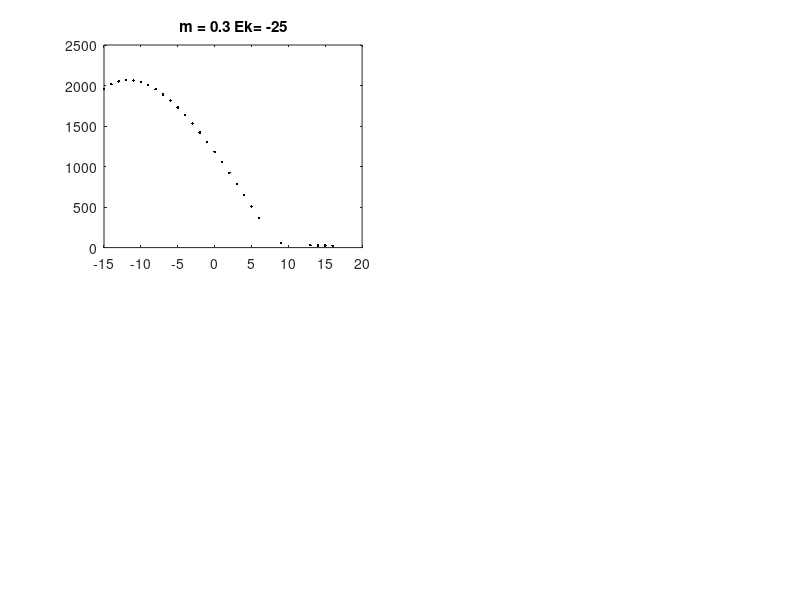

Write the MATLAB code that produced this figure. (Note: this script raises an error after producing the figure.)
TTFSVdsIrk_Ismpt5=load('TTFSVdsIrIsm0pt5Km20nm40T12000Irpt05topt8persec');
VdsIrk_Ismpt5=load('VdsIrIsm0pt5Km20nm40T12000Irpt05topt8persec');
NumPot=11;
NumRamps=16;
Vk=zeros(NumPot-2,1);
m=zeros(NumRamps,1);
for pot=3:NumPot
Vk(pot)=-20-2.5*(pot-1); 
end
for k = 1:NumRamps
m(k)=0.05+.05*(k-1);
end
eps=0.025;
VdsMax=19;
VdsMin=-15;
% VdsMax=10;
% VdsMin=-12;
indexVdsMax=find(VdsIrk_Ismpt5.VdsIrK(:,3,3,1)>VdsMax-eps & VdsIrk_Ismpt5.VdsIrK(:,3,3,1)<VdsMax+eps);
indexVdsMin=find(VdsIrk_Ismpt5.VdsIrK(:,3,3,1)>VdsMin-eps & VdsIrk_Ismpt5.VdsIrK(:,3,3,1)<VdsMin+eps);
if indexVdsMax > indexVdsMin
    indexVds1=indexVdsMin;
    indexVds2=indexVdsMax;
else
     indexVds2=indexVdsMin;
    indexVds1=indexVdsMax;
end
mwant1=0.3;
indexmk1=find(m>mwant1-eps & m<mwant1+eps);
mwant2=0.8;
indexmk2=find(m>mwant2-eps & m<mwant2+eps);
Ekwant1=-25;
indexEk1=find(Vk>Ekwant1-eps & Vk<Ekwant1+eps);
Ekwant2=-45;
indexEk2=find(Vk>Ekwant2-eps & Vk<Ekwant2+eps);



%save(['TTFSIsmpt5Ir',num2str(VdsIrk_Ismpt5.VdsIrK(1,indexmk,5,2))],fig1)
fig2=figure()
subplot(2,2,1)
plot(VdsIrk_Ismpt5.VdsIrK(indexVds1:indexVds2,indexmk1,indexEk1,1),TTFSVdsIrk_Ismpt5.TTFSVdsIrK(indexVds1:indexVds2,indexmk1,indexEk1),'k.')

title({['m = ', num2str(VdsIrk_Ismpt5.VdsIrK(1,indexmk1,indexEk1,2)*1e3),' Ek= ',num2str(VdsIrk_Ismpt5.VdsIrK(1,indexmk1,indexEk1,3))]})
eps=0.025;
s=0;
HitRsq=false;
 VdsMaxfit=5;
    VdsMinfit=0-(s-1)*1;
  
    indexVdsMaxfit=find(VdsIrk_Ismpt5.VdsIrK(:,3,3,1)>VdsMaxfit-eps & VdsIrk_Ismpt5.VdsIrK(:,3,3,1)<VdsMaxfit+eps);
    indexVdsMinfit=find(VdsIrk_Ismpt5.VdsIrK(:,3,3,1)>VdsMinfit-eps & VdsIrk_Ismpt5.VdsIrK(:,3,3,1)<VdsMinfit+eps);
    if indexVdsMaxfit > indexVdsMinfit
        indexVdsfit1=indexVdsMinfit;
        indexVdsfit2=indexVdsMaxfit;
    else
        indexVdsfit2=indexVdsMinfit;
        indexVdsfit1=indexVdsMaxfit;
    end

        [b,bint,r,rint,stats]=regress(TTFSVdsIrk_Ismpt5.TTFSVdsIrK(indexVdsfit1:indexVdsfit2,indexmk1,indexEk1,1),[ones(size(VdsIrk_Ismpt5.VdsIrK(indexVdsfit1:indexVdsfit2,indexmk1,indexEk1))) VdsIrk_Ismpt5.VdsIrK(indexVdsfit1:indexVdsfit2,indexmk1,indexEk1)]);
beginRsq=1;
while beginRsq >=0.99 &VdsMinfit > VdsMaxfit-10%& s<10%& HitRsq==false
    s=s+1;
    VdsMaxfit=5;
    VdsMinfit=0-(s-1)*1;
    indexVdsMaxfit=find(VdsIrk_Ismpt5.VdsIrK(:,3,3,1)>VdsMaxfit-eps & VdsIrk_Ismpt5.VdsIrK(:,3,3,1)<VdsMaxfit+eps);
    indexVdsMinfit=find(VdsIrk_Ismpt5.VdsIrK(:,3,3,1)>VdsMinfit-eps & VdsIrk_Ismpt5.VdsIrK(:,3,3,1)<VdsMinfit+eps);
    if indexVdsMaxfit > indexVdsMinfit
        indexVdsfit1=indexVdsMinfit;
        indexVdsfit2=indexVdsMaxfit;
    else
        indexVdsfit2=indexVdsMinfit;
        indexVdsfit1=indexVdsMaxfit;
    end
           [b,bint,r,rint,stats]=regress(TTFSVdsIrk_Ismpt5.TTFSVdsIrK(indexVdsfit1:indexVdsfit2,indexmk1,indexEk1,1),[ones(size(VdsIrk_Ismpt5.VdsIrK(indexVdsfit1:indexVdsfit2,indexmk1,indexEk1))) VdsIrk_Ismpt5.VdsIrK(indexVdsfit1:indexVdsfit2,indexmk1,indexEk1)]);
 
    beginRsq=stats(1);

end
    s=s-1;
    VdsMaxfit=5;
    VdsMinfit=0-(s-1)*1;
    indexVdsMaxfit=find(VdsIrk_Ismpt5.VdsIrK(:,3,3,1)>VdsMaxfit-eps & VdsIrk_Ismpt5.VdsIrK(:,3,3,1)<VdsMaxfit+eps);
    indexVdsMinfit=find(VdsIrk_Ismpt5.VdsIrK(:,3,3,1)>VdsMinfit-eps & VdsIrk_Ismpt5.VdsIrK(:,3,3,1)<VdsMinfit+eps);
    if indexVdsMaxfit > indexVdsMinfit
        indexVdsfit1=indexVdsMinfit;
        indexVdsfit2=indexVdsMaxfit;
    else
        indexVdsfit2=indexVdsMinfit;
        indexVdsfit1=indexVdsMaxfit;
    end
           [b,bint,r,rint,stats]=regress(TTFSVdsIrk_Ismpt5.TTFSVdsIrK(indexVdsfit1:indexVdsfit2,indexmk1,indexEk1,1),[ones(size(VdsIrk_Ismpt5.VdsIrK(indexVdsfit1:indexVdsfit2,indexmk1,indexEk1))) VdsIrk_Ismpt5.VdsIrK(indexVdsfit1:indexVdsfit2,indexmk1,indexEk1)]);
  
    hline = refline([b(2) b(1)]);
    set(hline,'Color','r','LineStyle','-.','LineWidth',2)
    maxTTFS=max(TTFSVdsIrk_Ismpt5.TTFSVdsIrK(indexVdsMax:indexVdsMin,indexmk1,indexEk1,1))
    hold on;
    plot(VdsIrk_Ismpt5.VdsIrK(indexVdsfit2,indexmk1,indexEk1),TTFSVdsIrk_Ismpt5.TTFSVdsIrK(indexVdsfit2,indexmk1,indexEk1,1),'LineStyle','None','MarkerSize',8,'Marker','*')
    ylim([0 maxTTFS*1.2])
      xlim([-20 12])
xlabel('V_{ds}^{out} (mv)')
ylabel('TTFS (ms)')
grid on;

subplot(2,2,4)
plot(VdsIrk_Ismpt5.VdsIrK(indexVds1:indexVds2,indexmk2,indexEk2,1),TTFSVdsIrk_Ismpt5.TTFSVdsIrK(indexVds1:indexVds2,indexmk2,indexEk2),'k.')
title({['m = ', num2str(VdsIrk_Ismpt5.VdsIrK(1,indexmk2,indexEk2,2)*1e3),' Ek= ',num2str(VdsIrk_Ismpt5.VdsIrK(1,indexmk2,indexEk2,3))]})
eps=0.025;
s=0;
HitRsq=false;
 VdsMaxfit=5;
    VdsMinfit=0-(s-1)*1;
    indexVdsMaxfit=find(VdsIrk_Ismpt5.VdsIrK(:,3,3,1)>VdsMaxfit-eps & VdsIrk_Ismpt5.VdsIrK(:,3,3,1)<VdsMaxfit+eps);
    indexVdsMinfit=find(VdsIrk_Ismpt5.VdsIrK(:,3,3,1)>VdsMinfit-eps & VdsIrk_Ismpt5.VdsIrK(:,3,3,1)<VdsMinfit+eps);
    if indexVdsMaxfit > indexVdsMinfit
        indexVdsfit1=indexVdsMinfit;
        indexVdsfit2=indexVdsMaxfit;
    else
        indexVdsfit2=indexVdsMinfit;
        indexVdsfit1=indexVdsMaxfit;
    end
        [b,bint,r,rint,stats]=regress(TTFSVdsIrk_Ismpt5.TTFSVdsIrK(indexVdsfit1:indexVdsfit2,indexmk2,indexEk2,1),[ones(size(VdsIrk_Ismpt5.VdsIrK(indexVdsfit1:indexVdsfit2,indexmk2,indexEk2))) VdsIrk_Ismpt5.VdsIrK(indexVdsfit1:indexVdsfit2,indexmk2,indexEk2)]);
beginRsq=1;
while beginRsq >=0.99 &VdsMinfit > VdsMaxfit-10%& s<10%& HitRsq==false
    s=s+1;
    VdsMaxfit=5;
    VdsMinfit=0-(s-1)*1;
    indexVdsMaxfit=find(VdsIrk_Ismpt5.VdsIrK(:,3,3,1)>VdsMaxfit-eps & VdsIrk_Ismpt5.VdsIrK(:,3,3,1)<VdsMaxfit+eps);
    indexVdsMinfit=find(VdsIrk_Ismpt5.VdsIrK(:,3,3,1)>VdsMinfit-eps & VdsIrk_Ismpt5.VdsIrK(:,3,3,1)<VdsMinfit+eps);
    if indexVdsMaxfit > indexVdsMinfit
        indexVdsfit1=indexVdsMinfit;
        indexVdsfit2=indexVdsMaxfit;
    else
        indexVdsfit2=indexVdsMinfit;
        indexVdsfit1=indexVdsMaxfit;
    end
           [b,bint,r,rint,stats]=regress(TTFSVdsIrk_Ismpt5.TTFSVdsIrK(indexVdsfit1:indexVdsfit2,indexmk2,indexEk2,1),[ones(size(VdsIrk_Ismpt5.VdsIrK(indexVdsfit1:indexVdsfit2,indexmk2,indexEk2))) VdsIrk_Ismpt5.VdsIrK(indexVdsfit1:indexVdsfit2,indexmk2,indexEk2)]);
  
    beginRsq=stats(1);
end
    s=s-1;
    VdsMaxfit=5;
    VdsMinfit=0-(s-1)*1;
    indexVdsMaxfit=find(VdsIrk_Ismpt5.VdsIrK(:,3,3,1)>VdsMaxfit-eps & VdsIrk_Ismpt5.VdsIrK(:,3,3,1)<VdsMaxfit+eps);
    indexVdsMinfit=find(VdsIrk_Ismpt5.VdsIrK(:,3,3,1)>VdsMinfit-eps & VdsIrk_Ismpt5.VdsIrK(:,3,3,1)<VdsMinfit+eps);
    if indexVdsMaxfit > indexVdsMinfit
        indexVdsfit1=indexVdsMinfit;
        indexVdsfit2=indexVdsMaxfit;
    else
        indexVdsfit2=indexVdsMinfit;
        indexVdsfit1=indexVdsMaxfit;
    end
           [b,bint,r,rint,stats]=regress(TTFSVdsIrk_Ismpt5.TTFSVdsIrK(indexVdsfit1:indexVdsfit2,indexmk2,indexEk2,1),[ones(size(VdsIrk_Ismpt5.VdsIrK(indexVdsfit1:indexVdsfit2,indexmk2,indexEk2))) VdsIrk_Ismpt5.VdsIrK(indexVdsfit1:indexVdsfit2,indexmk2,indexEk2)]);
  
    hline = refline([b(2) b(1)]);
    set(hline,'Color','r','LineStyle','-.','LineWidth',2)
    maxTTFS=max(TTFSVdsIrk_Ismpt5.TTFSVdsIrK(indexVdsMax:indexVdsMin,indexmk2,indexEk2,1))
    hold on;
    plot(VdsIrk_Ismpt5.VdsIrK(indexVdsfit2,indexmk2,indexEk2),TTFSVdsIrk_Ismpt5.TTFSVdsIrK(indexVdsfit2,indexmk2,indexEk2,1),'LineStyle','None','MarkerSize',8,'Marker','*')
    ylim([0 maxTTFS*1.2])
      xlim([-20 12])
xlabel('V_{ds}^{out} (mv)')
ylabel('TTFS (ms)')
grid on;
subplot(2,2,3)
plot(VdsIrk_Ismpt5.VdsIrK(indexVds1:indexVds2,indexmk1,indexEk2,1),TTFSVdsIrk_Ismpt5.TTFSVdsIrK(indexVds1:indexVds2,indexmk1,indexEk2),'k.')
title({['m = ', num2str(VdsIrk_Ismpt5.VdsIrK(1,indexmk1,indexEk2,2)*1e3),' Ek= ',num2str(VdsIrk_Ismpt5.VdsIrK(1,indexmk1,indexEk2,3))]})
eps=0.025;
s=0;
HitRsq=false;
 VdsMaxfit=5;
    VdsMinfit=0-(s-1)*1;
    indexVdsMaxfit=find(VdsIrk_Ismpt5.VdsIrK(:,3,3,1)>VdsMaxfit-eps & VdsIrk_Ismpt5.VdsIrK(:,3,3,1)<VdsMaxfit+eps);
    indexVdsMinfit=find(VdsIrk_Ismpt5.VdsIrK(:,3,3,1)>VdsMinfit-eps & VdsIrk_Ismpt5.VdsIrK(:,3,3,1)<VdsMinfit+eps);
    if indexVdsMaxfit > indexVdsMinfit
        indexVdsfit1=indexVdsMinfit;
        indexVdsfit2=indexVdsMaxfit;
    else
        indexVdsfit2=indexVdsMinfit;
        indexVdsfit1=indexVdsMaxfit;
    end

        [b,bint,r,rint,stats]=regress(TTFSVdsIrk_Ismpt5.TTFSVdsIrK(indexVdsfit1:indexVdsfit2,indexmk1,indexEk2,1),[ones(size(VdsIrk_Ismpt5.VdsIrK(indexVdsfit1:indexVdsfit2,indexmk1,indexEk2))) VdsIrk_Ismpt5.VdsIrK(indexVdsfit1:indexVdsfit2,indexmk1,indexEk2)]);
beginRsq=1;
while beginRsq >=0.99 &VdsMinfit > VdsMaxfit-10%& s<10%& HitRsq==false
    s=s+1;
    VdsMaxfit=5;
    VdsMinfit=0-(s-1)*1;
    indexVdsMaxfit=find(VdsIrk_Ismpt5.VdsIrK(:,3,3,1)>VdsMaxfit-eps & VdsIrk_Ismpt5.VdsIrK(:,3,3,1)<VdsMaxfit+eps);
    indexVdsMinfit=find(VdsIrk_Ismpt5.VdsIrK(:,3,3,1)>VdsMinfit-eps & VdsIrk_Ismpt5.VdsIrK(:,3,3,1)<VdsMinfit+eps);
    if indexVdsMaxfit > indexVdsMinfit
        indexVdsfit1=indexVdsMinfit;
        indexVdsfit2=indexVdsMaxfit;
    else
        indexVdsfit2=indexVdsMinfit;
        indexVdsfit1=indexVdsMaxfit;
    end
           [b,bint,r,rint,stats]=regress(TTFSVdsIrk_Ismpt5.TTFSVdsIrK(indexVdsfit1:indexVdsfit2,indexmk1,indexEk2,1),[ones(size(VdsIrk_Ismpt5.VdsIrK(indexVdsfit1:indexVdsfit2,indexmk1,indexEk2))) VdsIrk_Ismpt5.VdsIrK(indexVdsfit1:indexVdsfit2,indexmk1,indexEk2)]);
  
    beginRsq=stats(1);

end
    s=s-1;
    VdsMaxfit=5;
    VdsMinfit=0-(s-1)*1;
    indexVdsMaxfit=find(VdsIrk_Ismpt5.VdsIrK(:,3,3,1)>VdsMaxfit-eps & VdsIrk_Ismpt5.VdsIrK(:,3,3,1)<VdsMaxfit+eps);
    indexVdsMinfit=find(VdsIrk_Ismpt5.VdsIrK(:,3,3,1)>VdsMinfit-eps & VdsIrk_Ismpt5.VdsIrK(:,3,3,1)<VdsMinfit+eps);
    if indexVdsMaxfit > indexVdsMinfit
        indexVdsfit1=indexVdsMinfit;
        indexVdsfit2=indexVdsMaxfit;
    else
        indexVdsfit2=indexVdsMinfit;
        indexVdsfit1=indexVdsMaxfit;
    end
           [b,bint,r,rint,stats]=regress(TTFSVdsIrk_Ismpt5.TTFSVdsIrK(indexVdsfit1:indexVdsfit2,indexmk1,indexEk2,1),[ones(size(VdsIrk_Ismpt5.VdsIrK(indexVdsfit1:indexVdsfit2,indexmk1,indexEk2))) VdsIrk_Ismpt5.VdsIrK(indexVdsfit1:indexVdsfit2,indexmk1,indexEk2)]);
  
    hline = refline([b(2) b(1)]);
    set(hline,'Color','r','LineStyle','-.','LineWidth',2)
    maxTTFS=max(TTFSVdsIrk_Ismpt5.TTFSVdsIrK(indexVdsMax:indexVdsMin,indexmk1,indexEk2,1))
    hold on;
    plot(VdsIrk_Ismpt5.VdsIrK(indexVdsfit2,indexmk1,indexEk2),TTFSVdsIrk_Ismpt5.TTFSVdsIrK(indexVdsfit2,indexmk1,indexEk2,1),'LineStyle','None','MarkerSize',8,'Marker','*')
    ylim([0 maxTTFS*1.2])
      xlim([-20 12])
xlabel('V_{ds}^{out} (mv)')
ylabel('TTFS (ms)')
grid on;
subplot(2,2,2)
plot(VdsIrk_Ismpt5.VdsIrK(indexVds1:indexVds2,indexmk2,indexEk1,1),TTFSVdsIrk_Ismpt5.TTFSVdsIrK(indexVds1:indexVds2,indexmk2,indexEk1),'k.')
title({['m = ', num2str(VdsIrk_Ismpt5.VdsIrK(1,indexmk2,indexEk1,2)*1e3),' Ek= ',num2str(VdsIrk_Ismpt5.VdsIrK(1,indexmk2,indexEk1,3))]})
eps=0.025;
s=0;
HitRsq=false;
 VdsMaxfit=5;
    VdsMinfit=0-(s-1)*1;
    indexVdsMaxfit=find(VdsIrk_Ismpt5.VdsIrK(:,3,3,1)>VdsMaxfit-eps & VdsIrk_Ismpt5.VdsIrK(:,3,3,1)<VdsMaxfit+eps);
    indexVdsMinfit=find(VdsIrk_Ismpt5.VdsIrK(:,3,3,1)>VdsMinfit-eps & VdsIrk_Ismpt5.VdsIrK(:,3,3,1)<VdsMinfit+eps);
    if indexVdsMaxfit > indexVdsMinfit
        indexVdsfit1=indexVdsMinfit;
        indexVdsfit2=indexVdsMaxfit;
    else
        indexVdsfit2=indexVdsMinfit;
        indexVdsfit1=indexVdsMaxfit;
    end
        [b,bint,r,rint,stats]=regress(TTFSVdsIrk_Ismpt5.TTFSVdsIrK(indexVdsfit1:indexVdsfit2,indexmk2,indexEk1,1),[ones(size(VdsIrk_Ismpt5.VdsIrK(indexVdsfit1:indexVdsfit2,indexmk2,indexEk1))) VdsIrk_Ismpt5.VdsIrK(indexVdsfit1:indexVdsfit2,indexmk2,indexEk1)]);
beginRsq=1;
while beginRsq >=0.99 &VdsMinfit > VdsMaxfit-10%& s<10%& HitRsq==false
    s=s+1;
    VdsMaxfit=5;
    VdsMinfit=0-(s-1)*1;
    indexVdsMaxfit=find(VdsIrk_Ismpt5.VdsIrK(:,3,3,1)>VdsMaxfit-eps & VdsIrk_Ismpt5.VdsIrK(:,3,3,1)<VdsMaxfit+eps);
    indexVdsMinfit=find(VdsIrk_Ismpt5.VdsIrK(:,3,3,1)>VdsMinfit-eps & VdsIrk_Ismpt5.VdsIrK(:,3,3,1)<VdsMinfit+eps);
    if indexVdsMaxfit > indexVdsMinfit
        indexVdsfit1=indexVdsMinfit;
        indexVdsfit2=indexVdsMaxfit;
    else
        indexVdsfit2=indexVdsMinfit;
        indexVdsfit1=indexVdsMaxfit;
    end
           [b,bint,r,rint,stats]=regress(TTFSVdsIrk_Ismpt5.TTFSVdsIrK(indexVdsfit1:indexVdsfit2,indexmk2,indexEk1,1),[ones(size(VdsIrk_Ismpt5.VdsIrK(indexVdsfit1:indexVdsfit2,indexmk2,indexEk1))) VdsIrk_Ismpt5.VdsIrK(indexVdsfit1:indexVdsfit2,indexmk2,indexEk1)]);
      beginRsq=stats(1);
end
    s=s-1;
    VdsMaxfit=5;
    VdsMinfit=0-(s-1)*1;
    indexVdsMaxfit=find(VdsIrk_Ismpt5.VdsIrK(:,3,3,1)>VdsMaxfit-eps & VdsIrk_Ismpt5.VdsIrK(:,3,3,1)<VdsMaxfit+eps);
    indexVdsMinfit=find(VdsIrk_Ismpt5.VdsIrK(:,3,3,1)>VdsMinfit-eps & VdsIrk_Ismpt5.VdsIrK(:,3,3,1)<VdsMinfit+eps);
    if indexVdsMaxfit > indexVdsMinfit
        indexVdsfit1=indexVdsMinfit;
        indexVdsfit2=indexVdsMaxfit;
    else
        indexVdsfit2=indexVdsMinfit;
        indexVdsfit1=indexVdsMaxfit;
    end
           [b,bint,r,rint,stats]=regress(TTFSVdsIrk_Ismpt5.TTFSVdsIrK(indexVdsfit1:indexVdsfit2,indexmk2,indexEk1,1),[ones(size(VdsIrk_Ismpt5.VdsIrK(indexVdsfit1:indexVdsfit2,indexmk2,indexEk1))) VdsIrk_Ismpt5.VdsIrK(indexVdsfit1:indexVdsfit2,indexmk2,indexEk1)]);
 
    hline = refline([b(2) b(1)]);
    set(hline,'Color','r','LineStyle','-.','LineWidth',2)
    maxTTFS=max(TTFSVdsIrk_Ismpt5.TTFSVdsIrK(indexVdsMax:indexVdsMin,indexmk2,indexEk1,1))
    hold on;
    plot(VdsIrk_Ismpt5.VdsIrK(indexVdsfit2,indexmk1,indexEk2),TTFSVdsIrk_Ismpt5.TTFSVdsIrK(indexVdsfit2,indexmk2,indexEk1,1),'LineStyle','None','MarkerSize',8,'Marker','*')
    ylim([0 maxTTFS*1.2])
    xlim([-20 12])

xlabel('V_{ds}^{out} (mv)')
ylabel('TTFS (ms)')
grid on;
xsc=cell(1,1)
xsc=strcat('TTFSIsmpt5IrVarmEk','.fig');%,afilename(1,2),afilename(1,3),afilename(1,4));
saveas(fig2,xsc)

